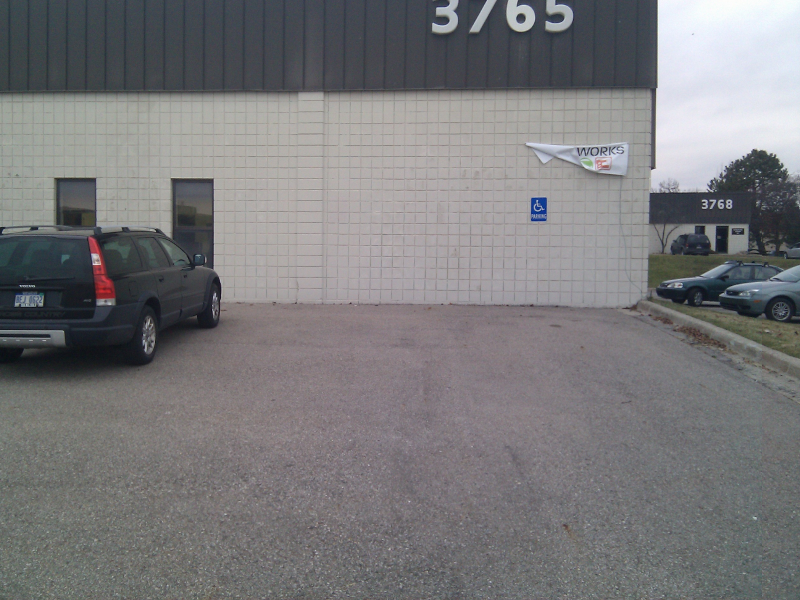
#> input picture data/parking-no-car.png, 800 x 600 px, found by its file name
$ python carDetection.py   (Python 2 division)
#> lines starting #> are read from the running program, lines starting #| are printed output that depends on the picture; after the words box and inside, x2 and y2 are one past the last pixel; in counts of white or black regions, pixels touching at a corner belong together; long printed decimals are rounded
import numpy as np
import cv2

# [4 lines of commented-out code are left out]
car_cascade5=cv2.CascadeClassifier('/home/pi/Workspace/ParkMe/HaarCarsXML/cascade.xml')

img_empty=cv2.imread('/home/pi/Workspace/ParkMe/HaarCarsXML/parking-no-car.png')
#> img_empty is the input picture: shape (600, 800, 3); mean B, G, R 122.9, 121, 121.7
img_parked=cv2.imread('/home/pi/Workspace/ParkMe/HaarCarsXML/parking-car.png')
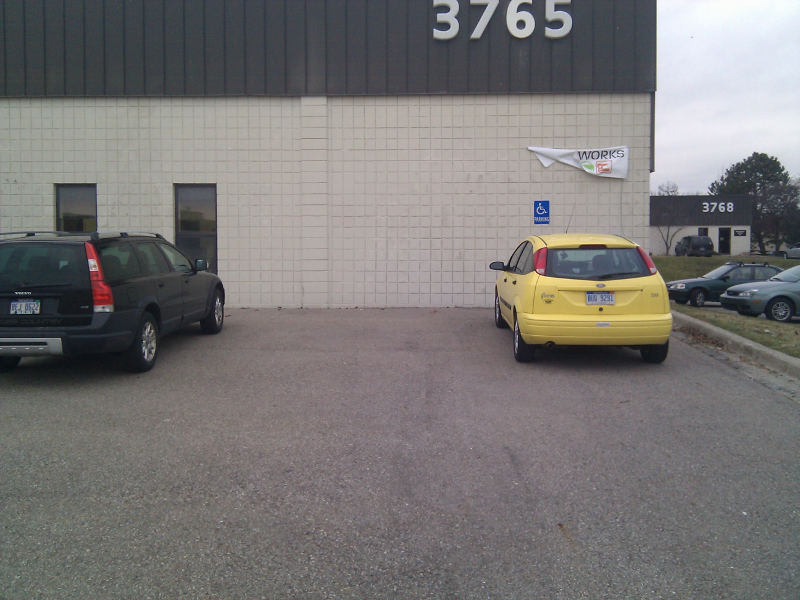
#> input picture data/parking-car.png, 800 x 600 px, found by its file name
#> img_parked is the input picture: shape (600, 800, 3); mean B, G, R 117.2, 118.2, 120.8
#img2=cv2.imread('/home/pi/Workspace/ParkMe/HaarCarsXML/20140620-1819_02.jpg')
#img=cv2.imread('/home/pi/Workspace/ParkMe/HaarCarsXML/parking_etiquette.jpg')

#gray1 = cv2.cvtColor(img1, cv2.COLOR_BGR2GRAY)
gray_parked = cv2.cvtColor(img_parked, cv2.COLOR_BGR2GRAY)
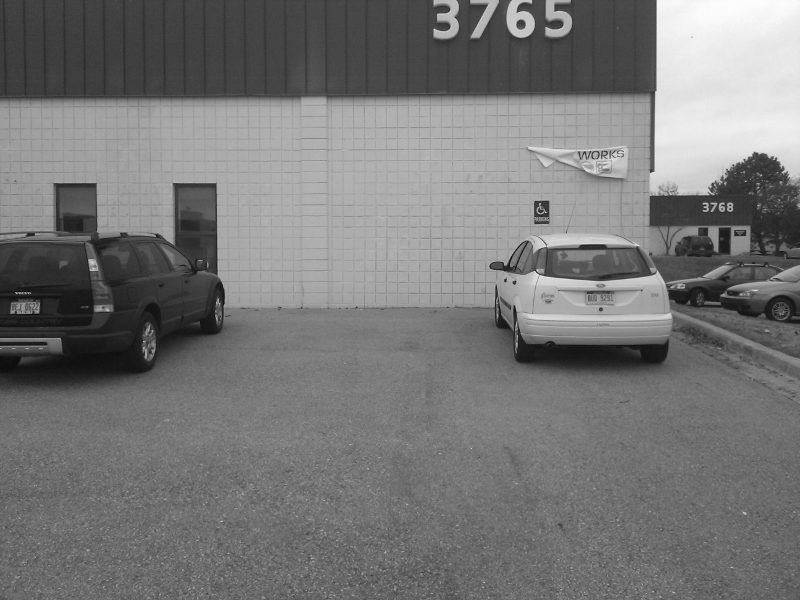
#> gray_parked: shape (600, 800); min 4, max 253, mean 118.8
gray_empty = cv2.cvtColor(img_empty, cv2.COLOR_BGR2GRAY)


cars = car_cascade5.detectMultiScale(gray_parked, 1.3, 5)
#> cars = 26 rows, first 6: [425, 11, 34, 34], [509, 17, 25, 25], [759, 236, 20, 20], [87, 293, 31, 31], [750, 321, 23, 23], [14, 314, 40, 40]
roi=[]
for (x,y,w,h) in cars:
	#cv2.rectangle(img_parked,(x,y),(x+w,y+h),(255,0,0),2)
	if h>150:
		roi.append([x,y,w,h])
        	cv2.rectangle(img_parked,(x,y),(x+w,y+h),(255,0,0),2)
#> this loop made 26 passes
#> (x, y, w, h) on passes 1 to 12: (425, 11, 34, 34), (509, 17, 25, 25), (759, 236, 20, 20), (87, 293, 31, 31), (750, 321, 23, 23), (14, 314, 40, 40), (536, 8, 43, 43), (500, 5, 41, 41), (453, 9, 42, 42), (581, 133, 53, 53), (54, 211, 43, 43), (22, 219, 43, 43)
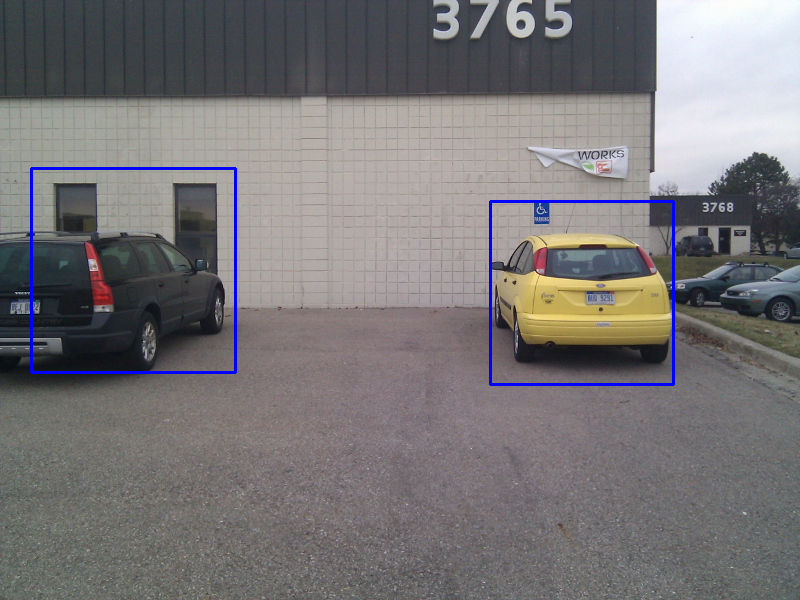
#> img_parked: shape (600, 800, 3); 0.97% of pixels changed, all inside (x1, y1, x2, y2) = (30, 167, 675, 386)
#> after the loop, roi = [[490, 201, 183, 183], [31, 168, 204, 204]]
		# [13 lines of commented-out code are left out]
for (x,y,w,h) in roi:
	gray_parked_crop=gray_parked[y:y+h, x:x+w]
	gray_empty_crop=gray_empty[y:y+h, x:x+w]
	#gray_crop_subtract=gray_parked_crop-gray_empty_crop
	print "h=%d :" %h ,
	print cv2.mean(gray_parked_crop)
	print cv2.mean(gray_empty_crop)
	#print cv2.mean(gray_crop_subtract)
	output='/home/pi/Workspace/ParkMe/HaarCarsXML/detection_result5_step3_'+str(h)+'.jpg'
	cv2.imwrite(output,gray_empty_crop)
#> this loop made 2 passes
#| h=183 :
#| (123.424, 0.0, 0.0, 0.0)
#| (134.236, 0.0, 0.0, 0.0)
#| h=204 :
#| (82.144, 0.0, 0.0, 0.0)
#| (83.989, 0.0, 0.0, 0.0)
#> pass 1, `gray_parked_crop=gray_parked[y:y+h, x:x+w]`:
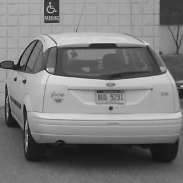
#> gray_parked_crop: shape (183, 183); min 12, max 245, mean 123.4
#> pass 1, `gray_empty_crop=gray_empty[y:y+h, x:x+w]`:
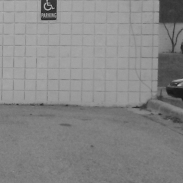
#> gray_empty_crop: shape (183, 183); min 23, max 182, mean 134.2
#> pass 2, `gray_parked_crop=gray_parked[y:y+h, x:x+w]`:
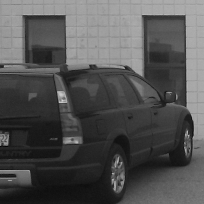
#> gray_parked_crop: shape (204, 204); min 4, max 211, mean 82.1
#> pass 2, `gray_empty_crop=gray_empty[y:y+h, x:x+w]`:
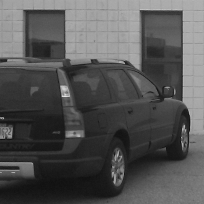
#> gray_empty_crop: shape (204, 204); min 14, max 226, mean 84

cv2.imwrite('/home/pi/Workspace/ParkMe/HaarCarsXML/detection_result5_step2.jpg',img_parked)
